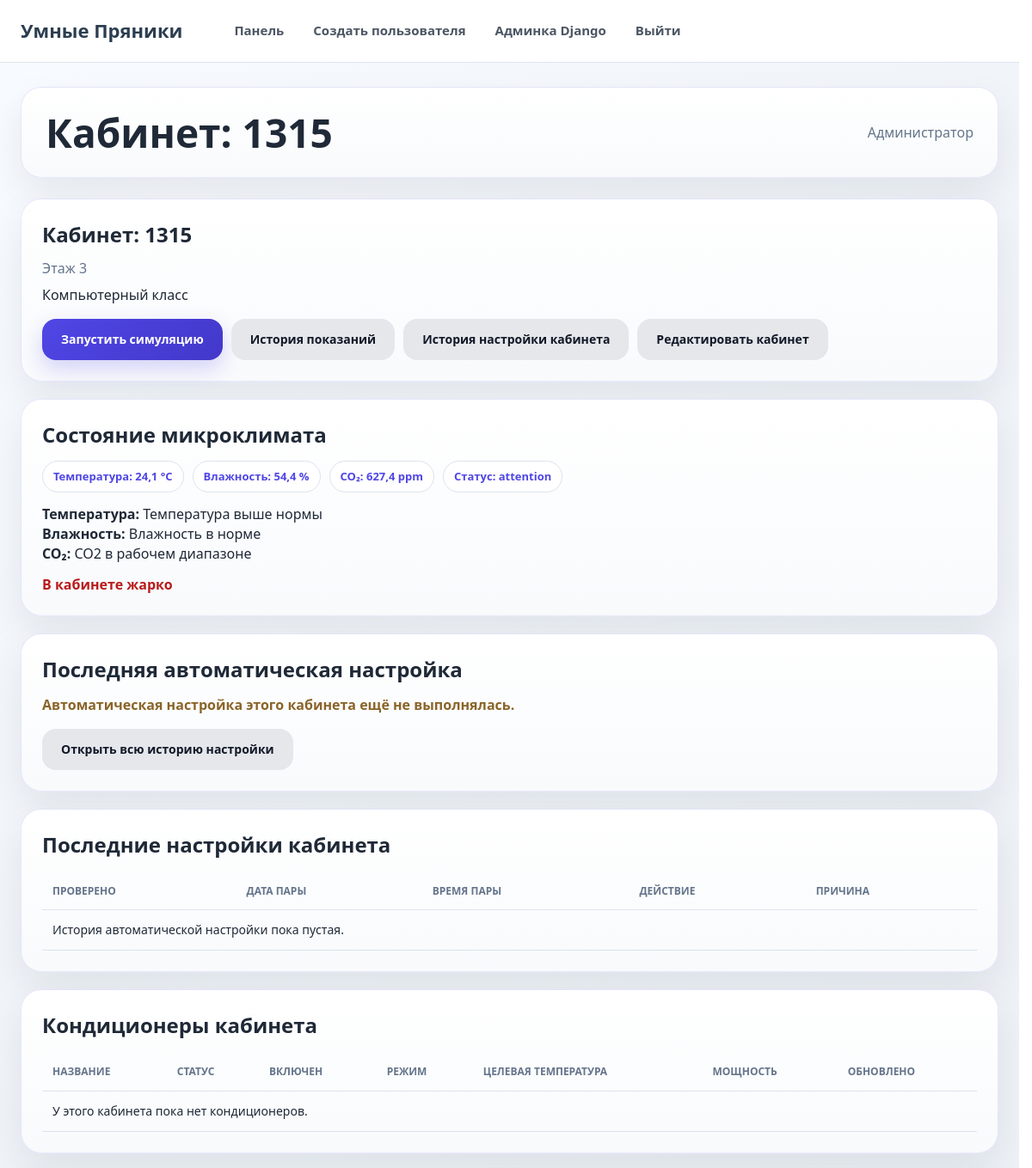
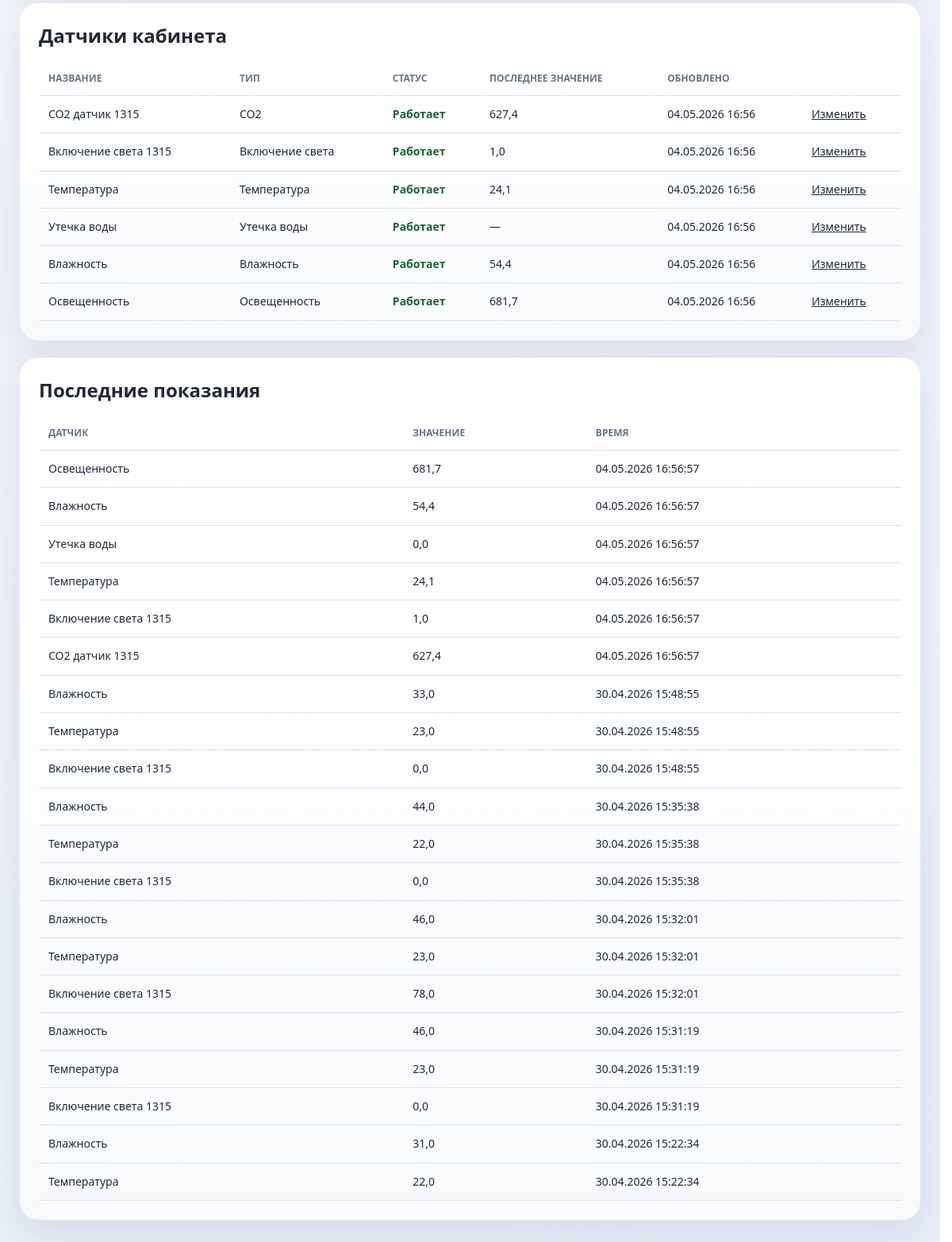
The app's page /dashboard/room/1/ (signed in), older data (2 pictures, top to bottom).
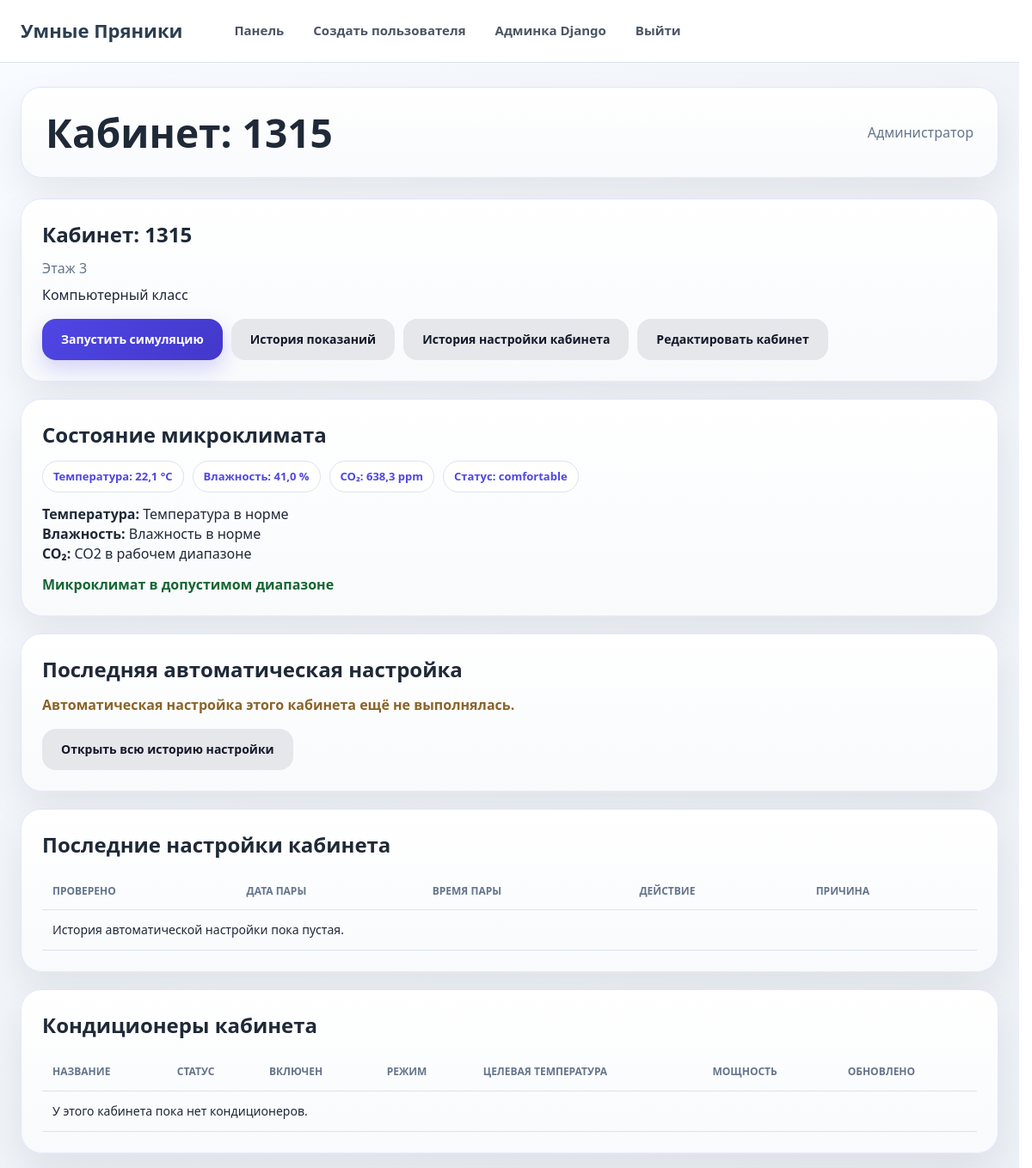
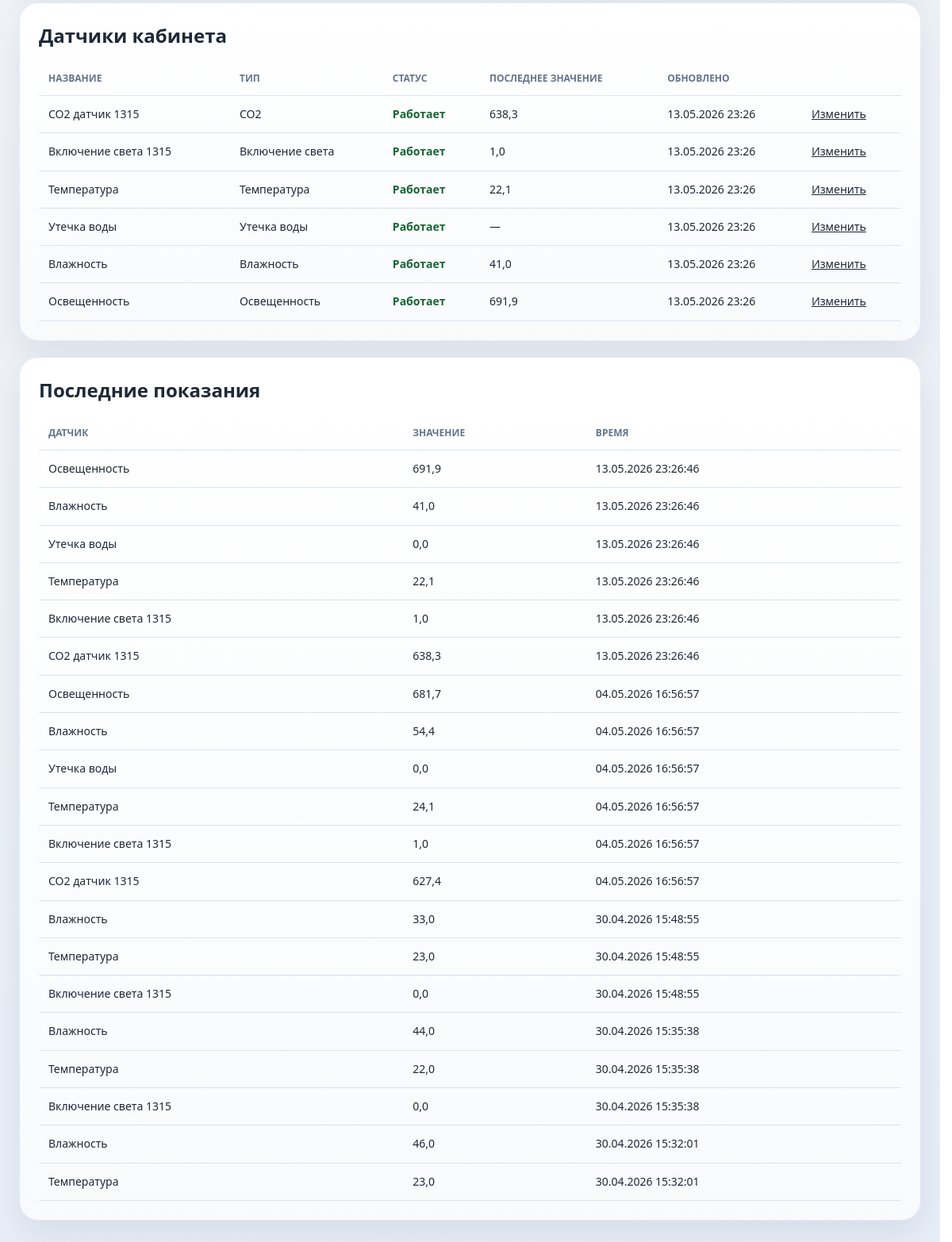
The same page, newer data (2 pictures, top to bottom).
### university/models.py (models this page shows, shortened)
class Sensor(models.Model):
    STATUS_CHOICES = [
        ("active", "Работает"),
        ("error", "Ошибка"),
        ("disabled", "Выключен"),
    ]
    room = models.ForeignKey(
        Room,
        verbose_name="Кабинет",
        on_delete=models.CASCADE,
    )
    sensor_type = models.ForeignKey(
        SensorType,
        verbose_name="Тип датчика",
        on_delete=models.CASCADE,
    )
    name = models.CharField("Название датчика", max_length=100)
    status = models.CharField(
        "Статус",
        max_length=20,
        choices=STATUS_CHOICES,
        default="active",
    )
    last_value = models.FloatField("Последнее значение", null=True, blank=True)
    last_updated = models.DateTimeField("Время последнего обновления", auto_now=True)
    class Meta:
        verbose_name = "Датчик"
        verbose_name_plural = "Датчики"

class SensorType(models.Model):
    name = models.CharField("Название типа датчика", max_length=100)
    class Meta:
        verbose_name = "Тип датчика"
        verbose_name_plural = "Типы датчиков"

class SensorData(models.Model):
    sensor = models.ForeignKey(
        Sensor,
        verbose_name="Датчик",
        on_delete=models.CASCADE,
    )
    value = models.FloatField("Значение")
    created_at = models.DateTimeField("Время записи", auto_now_add=True)
    class Meta:
        verbose_name = "Показание датчика"
        verbose_name_plural = "Показания датчиков"
        ordering = ("-created_at",)

### university/views.py (the view)
# urls.py: path("dashboard/room/<int:room_id>/", views.room_detail, name="room_detail"),
@moderator_or_admin_required
def room_detail(request, room_id):
    room = get_object_or_404(
        Room.objects.prefetch_related(
            "sensor_set__sensor_type",
            "conditioner_set",
        ),
        pk=room_id,
    )
    sensors = room.sensor_set.all()
    conditioners = room.conditioner_set.all()
    latest_data = (
        SensorData.objects
        .filter(sensor__room=room)
        .select_related("sensor", "sensor__sensor_type")
        .order_by("-created_at")[:20]
    )
    climate_snapshot = get_room_climate_snapshot(room)
    last_climate_log = (
        ClimateActionLog.objects
        .filter(room=room)
        .order_by("-created_at")
        .first()
    )
    climate_logs = (
        ClimateActionLog.objects
        .filter(room=room)
        .order_by("-created_at")[:5]
    )
    context = {
        "room": room,
        "sensors": sensors,
        "conditioners": conditioners,
        "latest_data": latest_data,
        "climate_snapshot": climate_snapshot,
        "last_climate_log": last_climate_log,
        "climate_logs": climate_logs,
        "title": f"Кабинет: {room.name}",
    }
    return render(request, "dashboard/room_detail.html", context)

### university/climate_rules.py (called while the page is built)
def evaluate_temperature(value):
    if value is None:
        return {"status": "no_data", "reason": "Нет данных по температуре"}
    if value < SANPIN_LIMITS["temperature"]["min"]:
        return {"status": "low", "reason": "Температура ниже нормы"}
    if value > SANPIN_LIMITS["temperature"]["max"]:
        return {"status": "high", "reason": "Температура выше нормы"}
    return {"status": "ok", "reason": "Температура в норме"}

def evaluate_humidity(value):
    if value is None:
        return {"status": "no_data", "reason": "Нет данных по влажности"}
    if value < SANPIN_LIMITS["humidity"]["min"]:
        return {"status": "low", "reason": "Влажность ниже нормы"}
    if value > SANPIN_LIMITS["humidity"]["max"]:
        return {"status": "high", "reason": "Влажность выше нормы"}
    return {"status": "ok", "reason": "Влажность в норме"}

### university/climate_services.py (called while the page is built)
def _normalize_sensor_type_name(name):
    return (name or "").strip().lower()

### university/context_processors.py (called while the page is built, shortened)
def unread_notification_popup(request):
    if not request.user.is_authenticated:
        return {"popup_notifications": []}
    if request.session.get("notifications_popup_shown") is True:
        return {"popup_notifications": []}

### university/templates/dashboard/room_detail.html (shortened to what the changed rows need)
{% extends "dashboard/base.html" %}
{% block content %}
<div class="card">
    <h2>Кабинет: {{ room.name }}</h2>
</div>
<div class="card" style="margin-top: 20px;">
    <h2>Состояние микроклимата</h2>
    <div class="room-meta">
        <div class="pill">
            Температура: {{ climate_snapshot.temperature|default:"—" }} °C
        </div>
        <div class="pill">
            Влажность: {{ climate_snapshot.humidity|default:"—" }} %
        </div>
        <div class="pill">
            CO₂: {{ climate_snapshot.co2|default:"—" }} ppm
        </div>
        <div class="pill">
            Статус: {{ climate_snapshot.summary.status|default:"—" }}
        </div>
    </div>
    <div style="margin-top: 14px;">
        <div>
            <strong>Температура:</strong>
            {{ climate_snapshot.summary.temperature.reason|default:"Нет данных" }}
        </div>
        <div>
            <strong>Влажность:</strong>
            {{ climate_snapshot.summary.humidity.reason|default:"Нет данных" }}
        </div>
        <div>
            <strong>CO₂:</strong>
            {{ climate_snapshot.summary.co2.reason|default:"Нет данных" }}
        </div>
    </div>
    {% if climate_snapshot.summary.needs_ventilation %}
        <div style="margin-top: 12px;" class="status-error">
            Требуется проветривание
        </div>
    {% elif climate_snapshot.summary.too_hot %}
        <div style="margin-top: 12px;" class="status-error">
            В кабинете жарко
        </div>
    {% elif climate_snapshot.summary.too_cold %}
        <div style="margin-top: 12px;" class="status-disabled">
            В кабинете холодно
        </div>
    {% else %}
        <div style="margin-top: 12px;" class="status-active">
            Микроклимат в допустимом диапазоне
        </div>
    {% endif %}
</div>
<div class="card" style="margin-top: 20px;">
    <h2>Последняя автоматическая настройка</h2>
</div>
<div class="card" style="margin-top: 20px;">
    <h2>Последние настройки кабинета</h2>
    <table>
        <thead>
            <tr>
                <th>Проверено</th>
                <th>Дата пары</th>
                <th>Время пары</th>
                <th>Действие</th>
                <th>Причина</th>
            </tr>
        </thead>
    </table>
</div>
<div class="card" style="margin-top: 20px;">
    <h2>Кондиционеры кабинета</h2>
    <table>
        <thead>
            <tr>
                <th>Название</th>
                <th>Статус</th>
                <th>Включен</th>
                <th>Режим</th>
                <th>Целевая температура</th>
                <th>Мощность</th>
                <th>Обновлено</th>
            </tr>
        </thead>
    </table>
</div>
<div class="card" style="margin-top: 20px;">
    <h2>Датчики кабинета</h2>
    <table>
        <thead>
            <tr>
                <th>Название</th>
                <th>Тип</th>
                <th>Статус</th>
                <th>Последнее значение</th>
                <th>Обновлено</th>
                <th></th>
            </tr>
        </thead>
        <tbody>
            {% for sensor in sensors %}
                <tr>
                    <td>{{ sensor.name }}</td>
                    <td>{{ sensor.sensor_type.name }}</td>
                    <td>
                        {% if sensor.status == "active" %}
                            <span class="status-active">Работает</span>
                        {% elif sensor.status == "error" %}
                            <span class="status-error">Ошибка</span>
                        {% else %}
                            <span class="status-disabled">Выключен</span>
                        {% endif %}
                    </td>
                    <td>{{ sensor.last_value|default:"—" }}</td>
                    <td>{{ sensor.last_updated|date:"d.m.Y H:i" }}</td>
                    <td>
                        <a href="/admin/university/sensor/{{ sensor.id }}/change/">
                            Изменить
                        </a>
                    </td>
                </tr>
            {% empty %}
                <tr>
                    <td colspan="6">
                        У этого кабинета пока нет датчиков.
                    </td>
                </tr>
            {% endfor %}
        </tbody>
    </table>
</div>
<div class="card" style="margin-top: 20px;">
    <h2>Последние показания</h2>
    <table>
        <thead>
            <tr>
                <th>Датчик</th>
                <th>Значение</th>
                <th>Время</th>
            </tr>
        </thead>
        <tbody>
            {% for item in latest_data %}
                <tr>
                    <td>{{ item.sensor.name }}</td>
                    <td>{{ item.value }}</td>
                    <td>{{ item.created_at|date:"d.m.Y H:i:s" }}</td>
                </tr>
            {% empty %}
                <tr>
                    <td colspan="3">
                        История показаний пока пустая.
                    </td>
                </tr>
            {% endfor %}
        </tbody>
    </table>
</div>
{% endblock %}

Row changes from the older to the newer data that the page shows:
no longer on this page (row unchanged): SensorData: sensor.name "Включение света 1315", value "78,0", created_at "30.04.2026 15:32:01"
no longer on this page (row unchanged): SensorData: sensor.name "Влажность", value "46,0", created_at "30.04.2026 15:31:19"
no longer on this page (row unchanged): SensorData: sensor.name "Температура", value "23,0", created_at "30.04.2026 15:31:19"
no longer on this page (row unchanged): SensorData: sensor.name "Включение света 1315", value "0,0", created_at "30.04.2026 15:31:19"
no longer on this page (row unchanged): SensorData: sensor.name "Влажность", value "31,0", created_at "30.04.2026 15:22:34"
no longer on this page (row unchanged): SensorData: sensor.name "Температура", value "22,0", created_at "30.04.2026 15:22:34"
changed Sensor "Температура": temperature "24,1" → "22,1"; last_value "24,1" → "22,1"; last_updated "04.05.2026 16:56" → "13.05.2026 23:26"
changed Sensor "Влажность": humidity "54,4" → "41,0"; last_value "54,4" → "41,0"; last_updated "04.05.2026 16:56" → "13.05.2026 23:26"
changed Sensor "CO2 датчик 1315": co2 "627,4" → "638,3"; last_value "627,4" → "638,3"; last_updated "04.05.2026 16:56" → "13.05.2026 23:26"
changed Sensor "Включение света 1315": last_updated "04.05.2026 16:56" → "13.05.2026 23:26"
changed Sensor "Утечка воды": last_updated "04.05.2026 16:56" → "13.05.2026 23:26"
changed Sensor "Освещенность": last_value "681,7" → "691,9"; last_updated "04.05.2026 16:56" → "13.05.2026 23:26"
added SensorData: sensor.name "Освещенность", value "691,9", created_at "13.05.2026 23:26:46"
added SensorData: sensor.name "Влажность", value "41,0", created_at "13.05.2026 23:26:46"
added SensorData: sensor.name "Утечка воды", value "0,0", created_at "13.05.2026 23:26:46"
added SensorData: sensor.name "Температура", value "22,1", created_at "13.05.2026 23:26:46"
added SensorData: sensor.name "Включение света 1315", value "1,0", created_at "13.05.2026 23:26:46"
added SensorData: sensor.name "CO2 датчик 1315", value "638,3", created_at "13.05.2026 23:26:46"
Text that changed along with them:
{{ climate_snapshot.summary.status|default:"—" }}: "attention" → "comfortable"
{{ climate_snapshot.summary.temperature.reason|default:"Нет данных" }}: "Температура выше нормы" → "Температура в норме"
text no longer shown: "В кабинете жарко"
text now shown: "Микроклимат в допустимом диапазоне"
